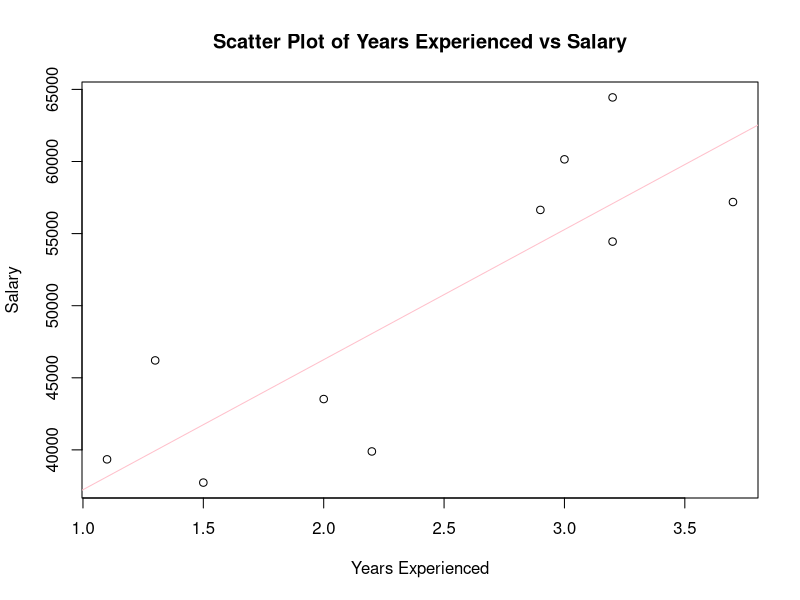
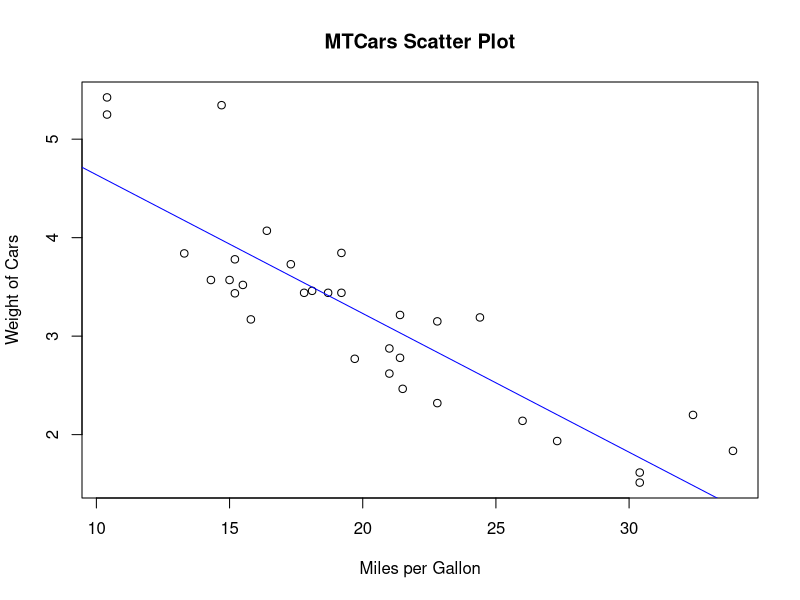
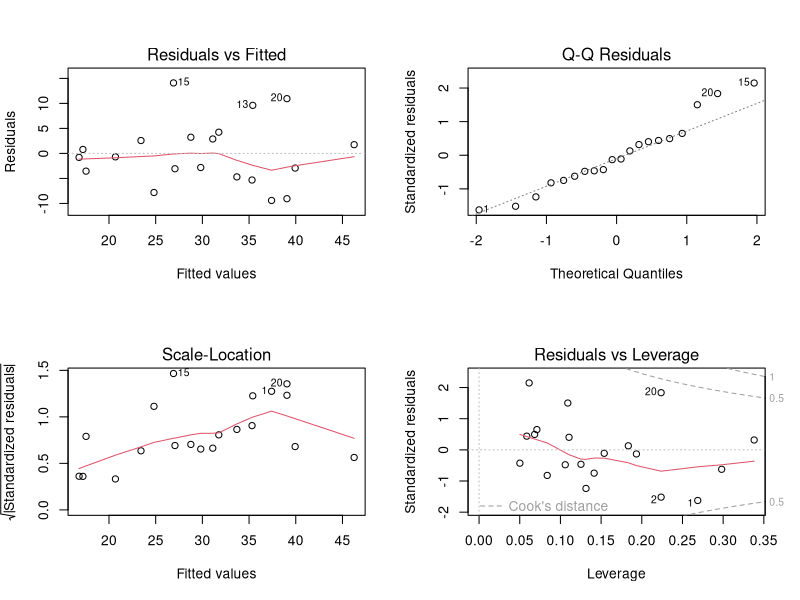
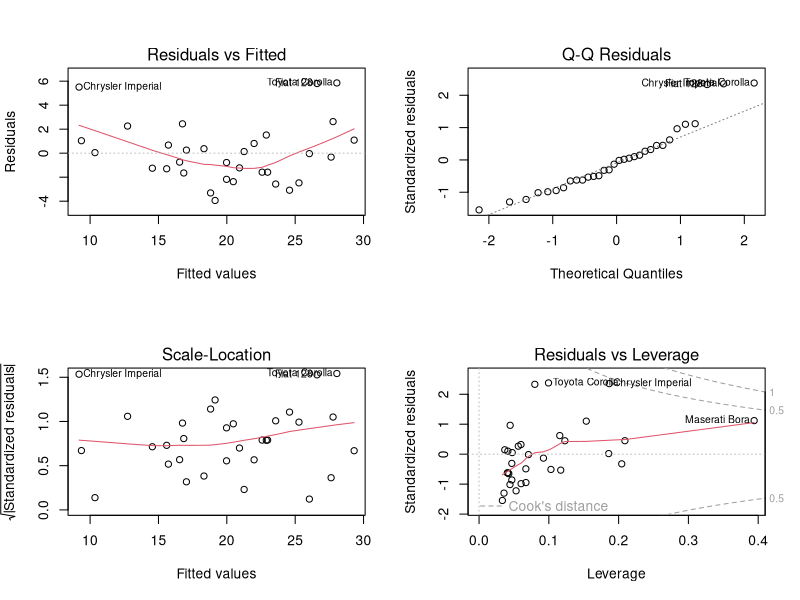
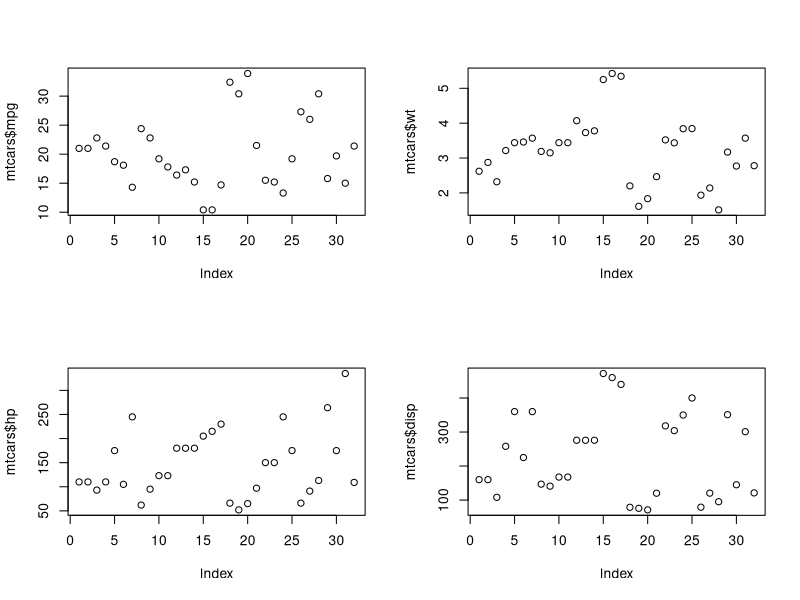
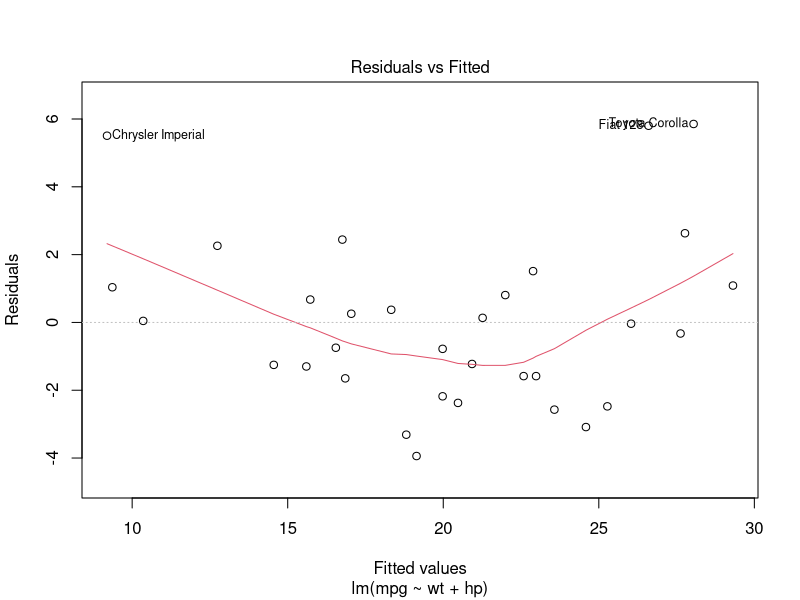
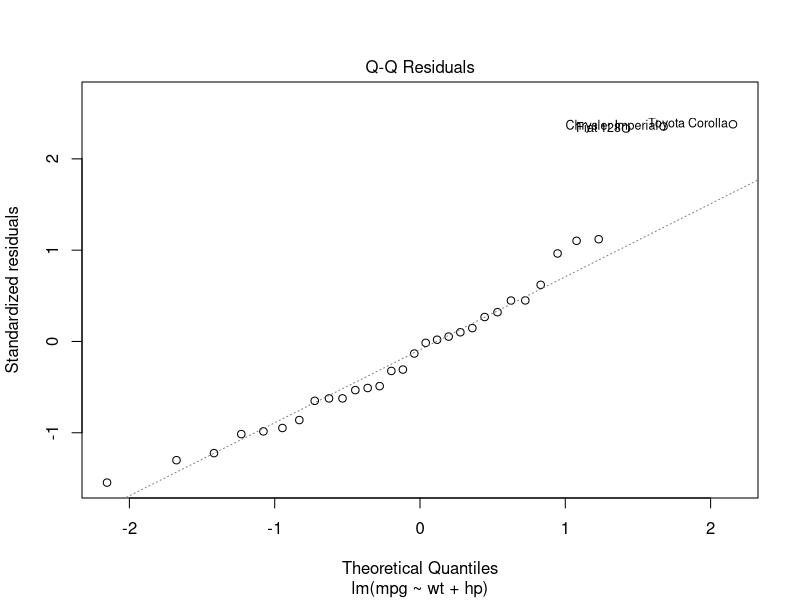
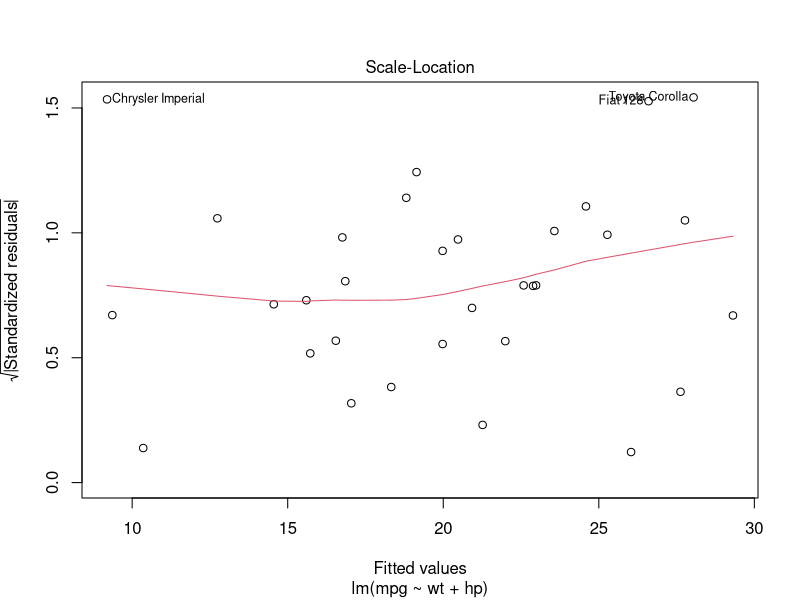

Source code (R) for these figures, in order:


library(caTools)
# Data creation
data <- data.frame(
  Years_Exp = c(1.1, 1.3, 1.5, 2.0, 2.2, 2.9, 3.0, 3.2, 3.2, 3.7),
  Salary = c(39343.00, 46205.00, 37731.00, 43525.00,
             39891.00, 56642.00, 60150.00, 54445.00, 64445.00, 57189.00)
)

# Scatter plot
plot(data$Years_Exp, data$Salary,
     xlab = "Years Experienced",
     ylab = "Salary",
     main = "Scatter Plot of Years Experienced vs Salary")

# Linear regression
linregress <- lm(Salary ~ Years_Exp, data = data)
abline(linregress, col = "pink")
summary(linregress)

# Predicting new values
new_data <- data.frame(Years_Exp = c(4.0, 4.5, 5.0))
predict(linregress, newdata = new_data)

# Load mtcars and preview
head(mtcars)

# Linear regression
reg1 <- lm(wt ~ mpg, data = mtcars)
summary(reg1)

# Plot
plot(mtcars$mpg, mtcars$wt,
     xlab = "Miles per Gallon",
     ylab = "Weight of Cars",
     main = "MTCars Scatter Plot")
abline(reg1, col = "blue")

# Data creation
df <- data.frame(
  Shipment = 1:20,
  Distance = c(67, 59, 50, 58, 45, 63, 58, 60, 63, 62,
               51, 48, 63, 64, 56, 49, 55, 57, 59, 59),
  Nof_items = c(32, 12, 32, 31, 20, 19, 28, 27, 30, 25,
                20, 27, 27, 10, 27, 23, 31, 24, 26, 12),
  Cost = c(28, 30, 16, 24, 14, 37, 32, 36, 29, 30,
           17, 18, 45, 48, 41, 20, 26, 27, 34, 50)
)

# Regression
reg2 <- lm(Cost ~ Distance + Nof_items, data = df)
summary(reg2)

# Diagnostic plots
par(mfrow = c(2, 2))
plot(reg2)

# Predict new values
new_data <- data.frame(Distance = c(50, 58, 64), Nof_items = c(32, 31, 10))
predict(reg2, newdata = new_data)

new_data<-data.frame(Distance=50,Nof_items=32)
predict(reg2,newdata = new_data)

# Regression
reg3 <- lm(mpg ~ wt + hp, data = mtcars)
summary(reg3)

# Diagnostic plots
par(mfrow = c(2, 2))
plot(reg3)

# Prediction
new_data1 <- data.frame(wt = 2.620, hp = 110)
predict(reg3, newdata = new_data1)

new_data2 <- data.frame(wt = c(2.875, 3.215, 3.460), hp = c(110, 110, 105))
predict(reg3, newdata = new_data2)

par(mfrow = c(2, 2))
plot(mtcars$mpg)
plot(mtcars$wt)
plot(mtcars$hp)
plot(mtcars$disp)

#incase
dev.off()   # Closes the current graphics device
windows()   # (on Windows only)
par(mfrow = c(1, 1))  # Reset plot layout to 1 plot per window
plot(reg3)  # or whatever plot you wanted
